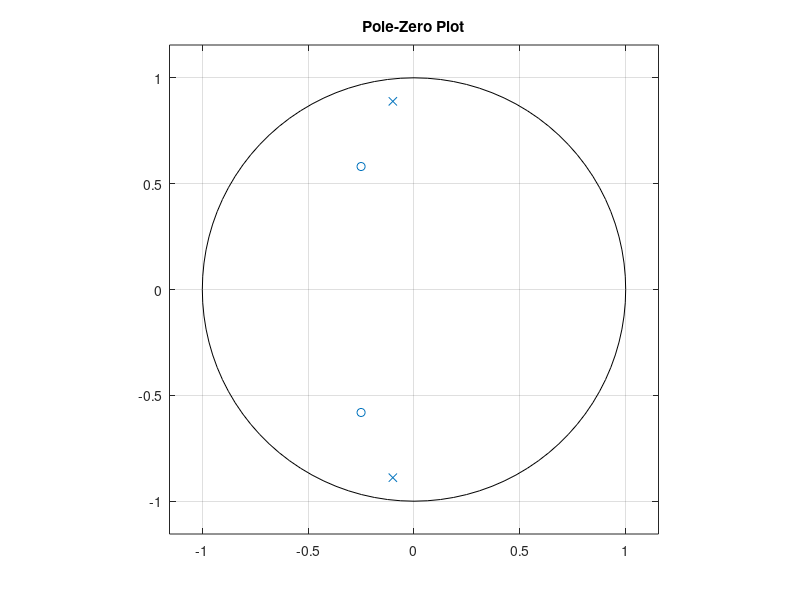
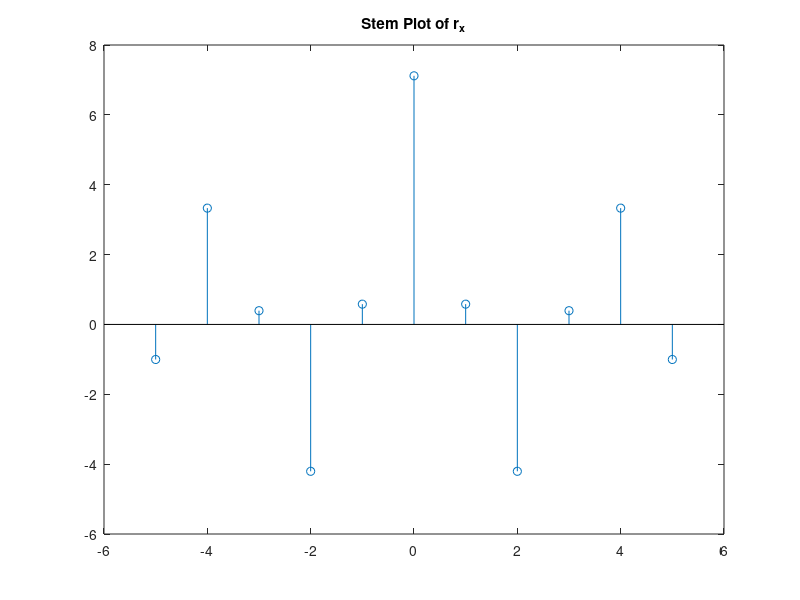

MATLAB code to generate these figures, in order: (Note: this script raises an error after producing the figures.)
clear all; close all; clc

%% Alexa Jakob
% ECE211: Signals and Systems
% Homework: 5/5/2020

%% Question 2
ts = -1;
num = [1 0.5 0.4];
denom = [1 0.2 0.8];
H = tf(num,denom,ts);

zp= roots(num);
pp = roots(denom);
zplane(zp,pp)
title('Pole-Zero Plot')

% Notice how the poles and zeros are all inside the unit circle; this
% confirms that the system is minimum-phase

%% Question 3

var = 4;
v = sqrt(var)*randn(10000,1);
x = filter(num,denom,v);

rx = zeros(1,6);

for m = 0:1:5
   rx(m+1) = mean(x(m+1:end).*x(1:end-m)); % use large # samples for more accuracy
end

minusr = fliplr(rx);
rs = [minusr rx(2:end)]; % don't doublecount 0
m = -5:1:5;

figure
stem(m,rs)
title('Stem Plot of r_x')

R = toeplitz(rx); % M is 6, because there are 6 samples

e = eig(R); % eigenvalues of R
% All eigenvalues > 0: R is Hermitian positive definite


%% Question 4
[s_est,w] = pwelch(x,hamming(512),256,512);
figure
plot(s_est)
title('Estimated Power Spectral Density')
xlabel('rad/sample')
ylabel('Power')

w0 = (find(s_est == max(s_est)))*pi/256; % find index of max and normalize to [0 pi]

ang = angle(zp);
diff = w0-ang;
% Note that the difference between w0 and the angle of the poles are very
% small - this pole is what's causing the spike in PSD
